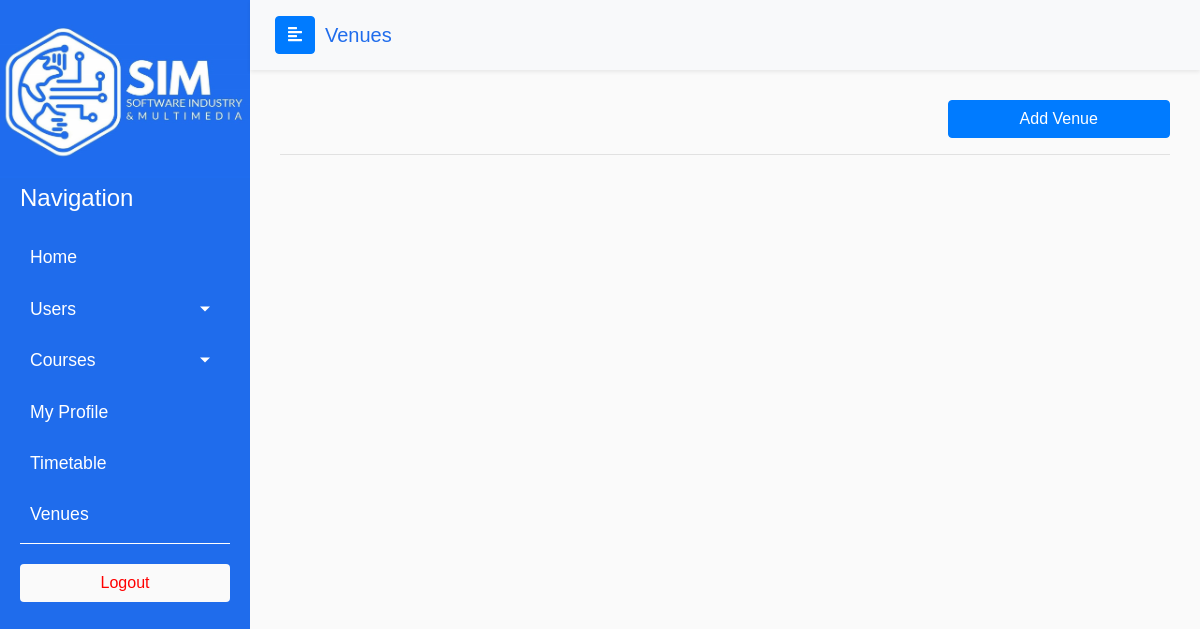
/admin/venues.php, run on an earlier commit of the app's database.
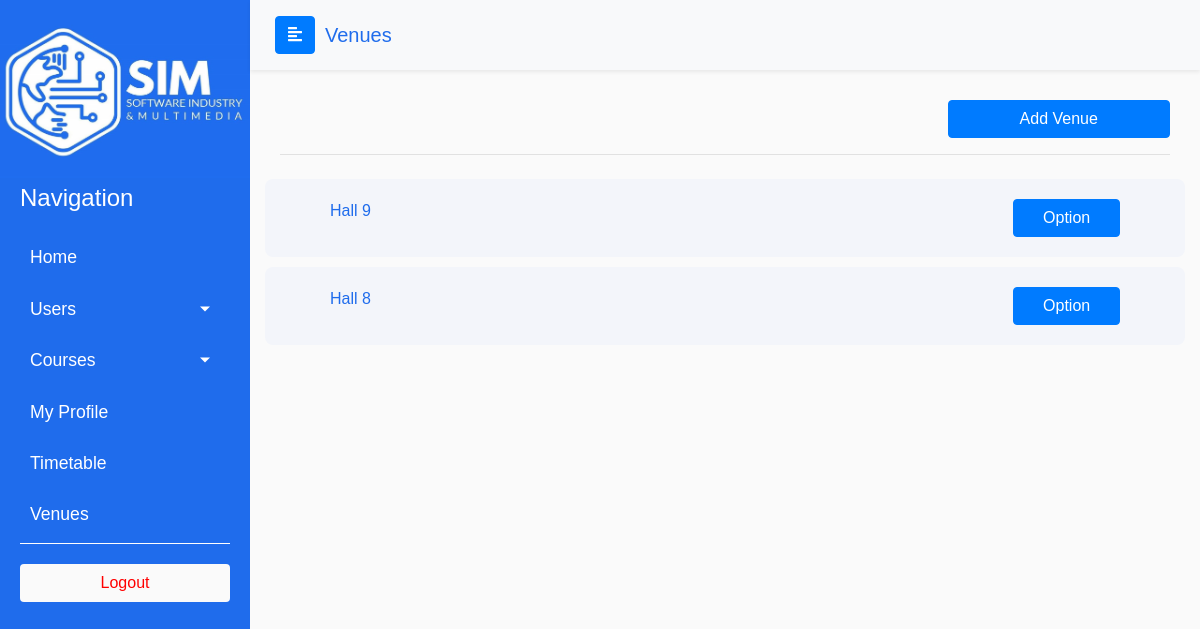
And on a later commit of the database.
### tables this page shows
CREATE TABLE `venues` (
  `venue_id` int(12) NOT NULL,
  `name` varchar(255) NOT NULL,
  `venue_location` text NOT NULL
);

### includes/functions.php (the view, shortened to what this page needs)
<?php
include_once dirname(__FILE__, 1) . DIRECTORY_SEPARATOR . "Admin" . DIRECTORY_SEPARATOR . "all_types" . DIRECTORY_SEPARATOR . "functions.php";
function Display_venues()
{
    global $conn;
    $query = "Select * FROM venues ";
    $venue_query = mysqli_query($conn, $query);
    while ($row = mysqli_fetch_array($venue_query)) {
        $venue_name = $row['name'];
        $venue_id = $row['venue_id'];
        echo "
<div class='row conbody  text-center text-lg-left '>
            <div class='col-lg-10'>
              <a href='../map.php?venue_id=$venue_id'>
              $venue_name
              </a>
            </div>
           <form method='post' enctype = 'multipart/form-data'>
            <div class='modal fade' id='$venue_id' tabindex='-1' role='dialog' aria-labelledby='$venue_id'
              aria-hidden='true'>
              <div class='modal-dialog' role='document'>
                <div class='modal-content'>
                  <div class='modal-header'>
                    <h5 class='modal-title' id='exampleModalLabel'>Edit Venue</h5>
                    <button type='button' class='close' data-dismiss='modal' aria-label='Close'>
                      <span aria-hidden='true'>&times;</span>
                    </button>
                  </div>
                  <div class='modal-body'>
                    <label class='label' for='vanuename'>Venue Name</label>
                    <input type='text' name='name' class='form-control' id='vanuename' value='$venue_name'>
                    <br />
                    <input type='hidden' id='idofthevenue' name='venue_id_get' value='$venue_id'>
                    <label class='label' for='venuelocation'>Venue Location</label>
                    <input type='file' name='venue_location' class='form-control' id='venuelocation'>
                  </div>
                  <div class='modal-footer'>
                    <button type='submit' name='edit' class='btn btn-primary'>Save changes</button>
                    <button type='submit' name='remove' class='btn btn-outline-danger'>Remove</button>
</form>
                  </div>
                </div>
              </div>
            </div>
            <div class='col-lg-2'>
              <button type='button' class='btn btn-primary btn-block ' data-toggle='modal' data-target='#$venue_id'>
                Option
                </button>
            </div>
          </div>
  ";
    }
}

What changed in the data, as far as the page shows it:
added venues: name "Hall 9"
added venues: name "Hall 8"
